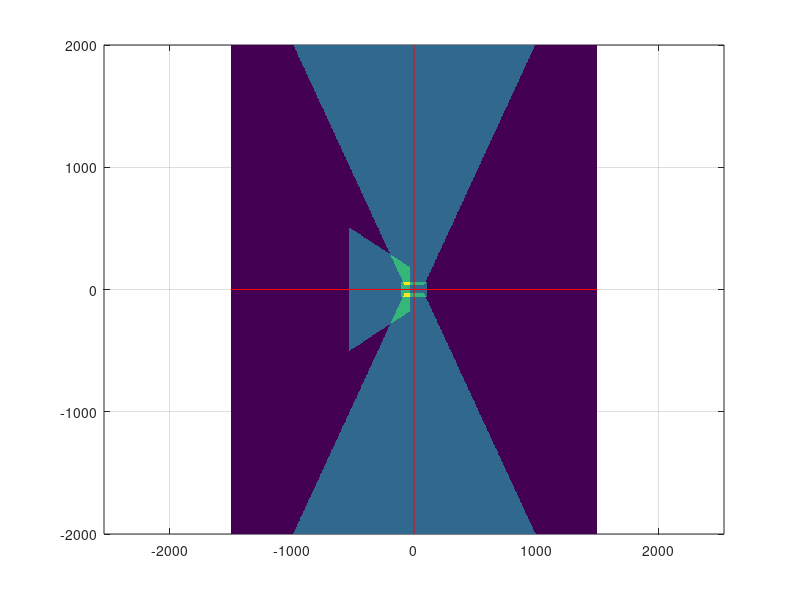
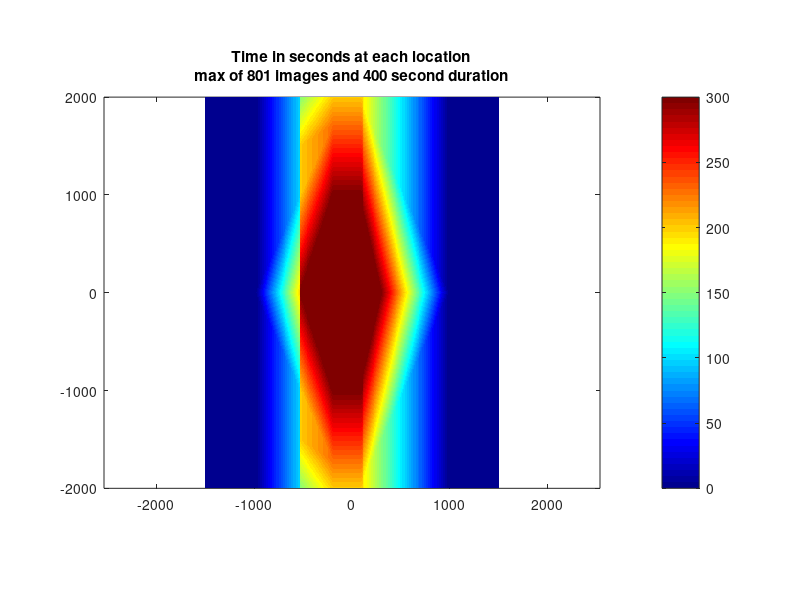

Write the MATLAB code that produced these figures, in order.
function mvss_cameraFlightPlanning2()
%% Use this script to generate some plots to aid in your flight planning
%% Flight Parameter Constants
altmeters=200;%altitude in meters
FlightSpeed=10;%flight speed in meters/second
imagedt=0.5;%difference in seconds between images
maximumCaxis = 300; %time in seconds
%% Change Camera Parameters
% Camera parameters

[intrinsic{1},hpix(1),vpix(1)]=mvss_calcCamIntrinsic('gopro_4k',5.4);%5mm is the widest zoom on canon
[intrinsic{2},hpix(2),vpix(2)]=mvss_calcCamIntrinsic('gopro_4k',2.9);%5mm is the widest zoom on canon
[intrinsic{3},hpix(3),vpix(3)]=mvss_calcCamIntrinsic('gopro_4k',2.9);%5mm is the widest zoom on canon
[intrinsic{4},hpix(4),vpix(4)]=mvss_calcCamIntrinsic('gopro_4k',2.9);%5mm is the widest zoom on canon
% [intrinsic{5},hpix(5),vpix(5)]=mvss_calcCamIntrinsic('gopro_4k',4.35);%5mm is the widest zoom on canon

cam(1,:)=[0 0 90];% [ Xrotate Yrotate Zrotate ]
cam(2,:)=[0 55 0];
cam(3,:)=[0 -55 0];
cam(4,:)=[-40 0 180];
% cam(5,:)=[-45 5 80];

%grid parameters
[DSM.xgrid,DSM.ygrid]=meshgrid(-1500:5:1500,-2000:5:2000);
DSM.zgrid=zeros(size(DSM.xgrid));

%% Processing
% make rotation matricies
for i=1:size(cam,1)
      camExtrinsics{i}=Euler2DCM(cam(i,1),cam(i,2),cam(i,3))*[0 1 0;1 0 0;0 0 -1];
      camExtrinsics{i} = [camExtrinsics{i} [0;0;0];0 0 0 1];
end
% Set Flight altitude
for i=1:numel(camExtrinsics)
    ex=camExtrinsics{i};
    exinv=inv(ex);
    exinv(1:3,4)=[0 0 altmeters];
    camExtrinsics{i}=inv(exinv);
end
%% Calculate an Ortho for each camera
clear ortho
for i=1:numel(camExtrinsics)
    ortho(:,:,i)=makeCamOrtho(intrinsic{i},camExtrinsics{i},DSM,hpix(i),vpix(i));
end
figure(3)
hold off
pcolor(DSM.xgrid,DSM.ygrid,sum(ortho,3));shading flat; axis equal
hold on
plot([0,0],[min(DSM.ygrid(:)) max(DSM.ygrid(:))],'r-');
plot([min(DSM.xgrid(:)) max(DSM.xgrid(:))],[0,0],'r-');
grid on
AllImagesOrtho=double(logical(sum(ortho,3)));

FlightAsPos=min(DSM.ygrid(:)):FlightSpeed*imagedt:max(DSM.ygrid(:));

% OrthoTimeseries=false([size(AllImagesOrtho) numel(FlightAsPos)]);
%% Use this for direct calculation of orthos, so for future iterations when
% Using custom flight paths rather than straight lines, use this
% for i=1:numel(FlightAsPos)
%     % Set Flight altitude and Alongshore position
%     for ii=1:numel(camExtrinsics)
%         ex=camExtrinsics{ii};
%         exinv=inv(ex);
%         exinv(1:3,4)=[0 FlightAsPos(i) altmeters];
%         camExtrinsics{ii}=inv(exinv);
%         orthoInst(:,:,ii)=makeCamOrtho(intrinsic,camExtrinsics{ii},DSM,hpix,vpix);
%     end
%     OrthoTimeseries(:,:,i)=(logical(sum(orthoInst,3)));
% %     figure(4)
% %     pcolor(DSM.xgrid,DSM.ygrid,sum(double(OrthoTimeseries),3));shading flat
% end

dy=mean(diff(DSM.ygrid(:,1)));
sOrthoTimeseries=zeros(size(AllImagesOrtho));
for i=1:numel(FlightAsPos)
    sOrthoTimeseries=sOrthoTimeseries+shiftImage(AllImagesOrtho,FlightAsPos(i)/dy);
end
    figure(4)
    pcolor(DSM.xgrid,DSM.ygrid,sOrthoTimeseries*imagedt);shading flat;axis equal
    title({'Time in seconds at each location',['max of ' sprintf('%.0f',max(sOrthoTimeseries(:))) ' images and ' sprintf('%.0f',imagedt*max(sOrthoTimeseries(:))) ' second duration']});
    colorbar
    caxis([0 maximumCaxis]);
    colormap('jet')
end
function B=shiftImage(A,pixY)
pixY=round(pixY);
if abs(pixY)>=size(A,1)
   B=false(size(A));
   return
end
B=false(size(A));
    if pixY>=0
       Bmax=size(A,1);
       Bmin=1+pixY;
       Amax=size(A,1)-pixY;
       Amin=1; 
    else
       Bmax=size(A,1)+pixY;
       Bmin=1;
       Amax=size(A,1);
       Amin=1-pixY;
    end

    B(Bmin:Bmax,:)=A(Amin:Amax,:);

end
function ortho=makeCamOrtho(intrinsic,extrinsic,DSM,hpix,vpix)

    uv=intrinsic*extrinsic(1:3,:)*[DSM.xgrid(:) DSM.ygrid(:) DSM.zgrid(:) ones(size(DSM.zgrid(:)))]';
    u=uv(1,:)./uv(3,:);
    v=uv(2,:)./uv(3,:);
%     figure(2)
%     plot(u,v,'b.')
%     xlim([0 hpix]);ylim([0 vpix]);
    goodvals=ones(size(DSM.xgrid(:)));
    goodvals(u<0 | u>hpix | v<0 | v>vpix | uv(3,:)<0)=0;
    
    ortho=reshape(goodvals,(size(DSM.xgrid)));

end
function [intrinsic,hpix,vpix] = mvss_calcCamIntrinsic(cameraname,focalLength_mm)
    
    %canon elph 115 IS
    if strcmp(cameraname,'canon_ELPH115')
        sensorXdim_mm=6.17;
        sensorYdim_mm=4.55;
        totXpix=4608;
        totYpix=3456;
        hpix=4608;
        vpix=3456;
    elseif strcmp(cameraname,'gopro_4k')
        sensorXdim_mm=6.17;
        sensorYdim_mm=4.55;
        totXpix=4000;
        totYpix=3000;
        hpix=3840;
        vpix=2160;
    elseif strcmp(cameraname,'gopro_img')
        sensorXdim_mm=6.17;
        sensorYdim_mm=4.55;
        totXpix=4000;
        totYpix=3000;
        hpix=4000;
        vpix=3000;
    end
    hpixdim=totXpix/sensorXdim_mm;
    vpixdim=totYpix/sensorYdim_mm;
    fx=hpixdim*focalLength_mm;%assume no funny business
    fy=vpixdim*focalLength_mm;%assume no funny business

    %assume cx, cy are middle of image and distortion is negligible
    cx=hpix/2;
    cy=vpix/2;
    intrinsic=[fx 0 cx; 0 fy cy; 0 0 1];

end

function C = Euler2DCM(x,y,z)
Cx = [[1 0 0]
    [0 cosd(x) sind(x)]
    [0 -1*sind(x) cosd(x)]];

Cy = [[cosd(y) 0 -1*sind(y)]
    [0 1 0]
    [sind(y) 0 cosd(y)]];

Cz = [[cosd(z) sind(z) 0]
    [-1*sind(z) cosd(z) 0]
    [0 0 1]];

C = Cx*Cy*Cz;
end